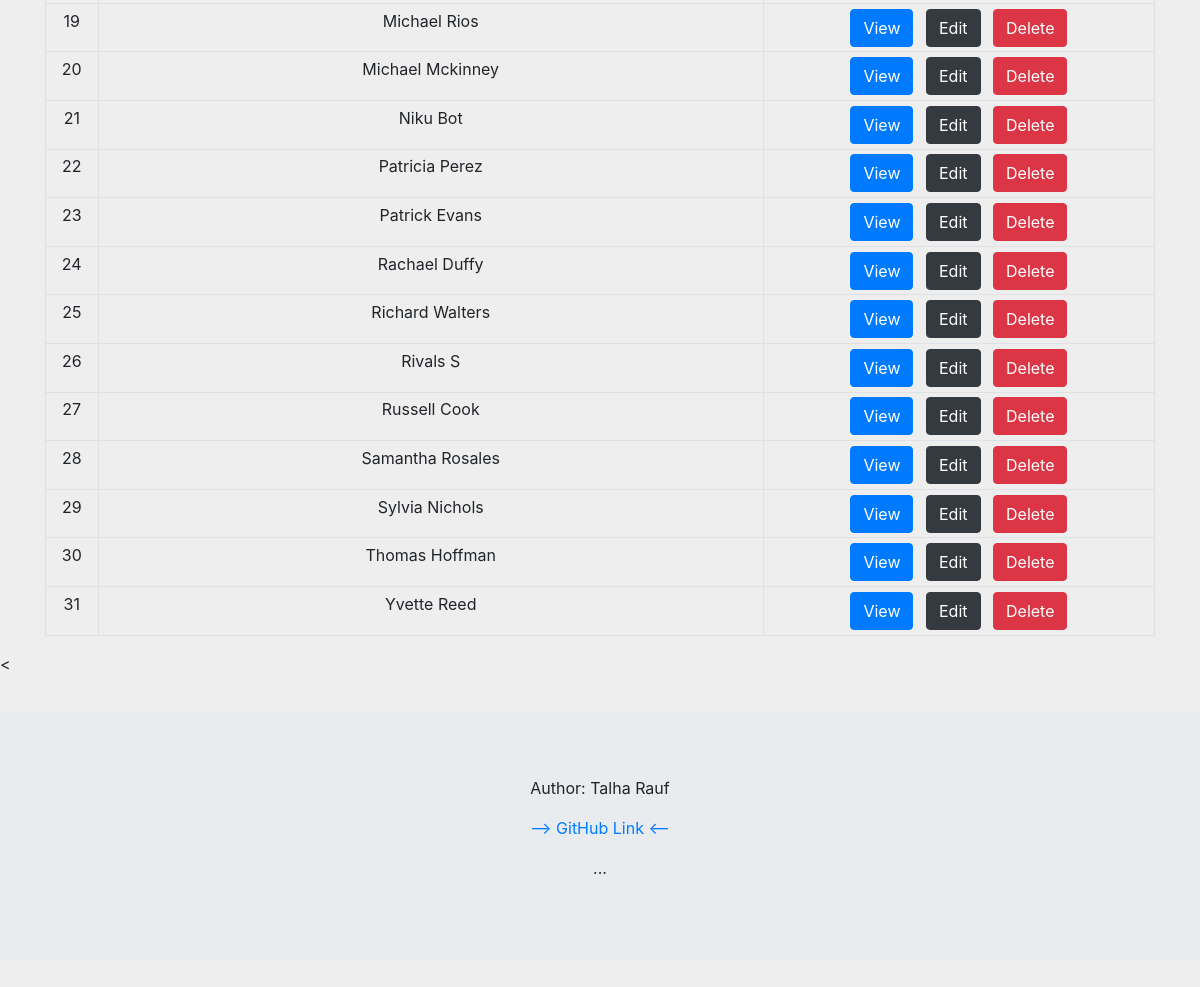
The app's page /users/ (lower part), older data.
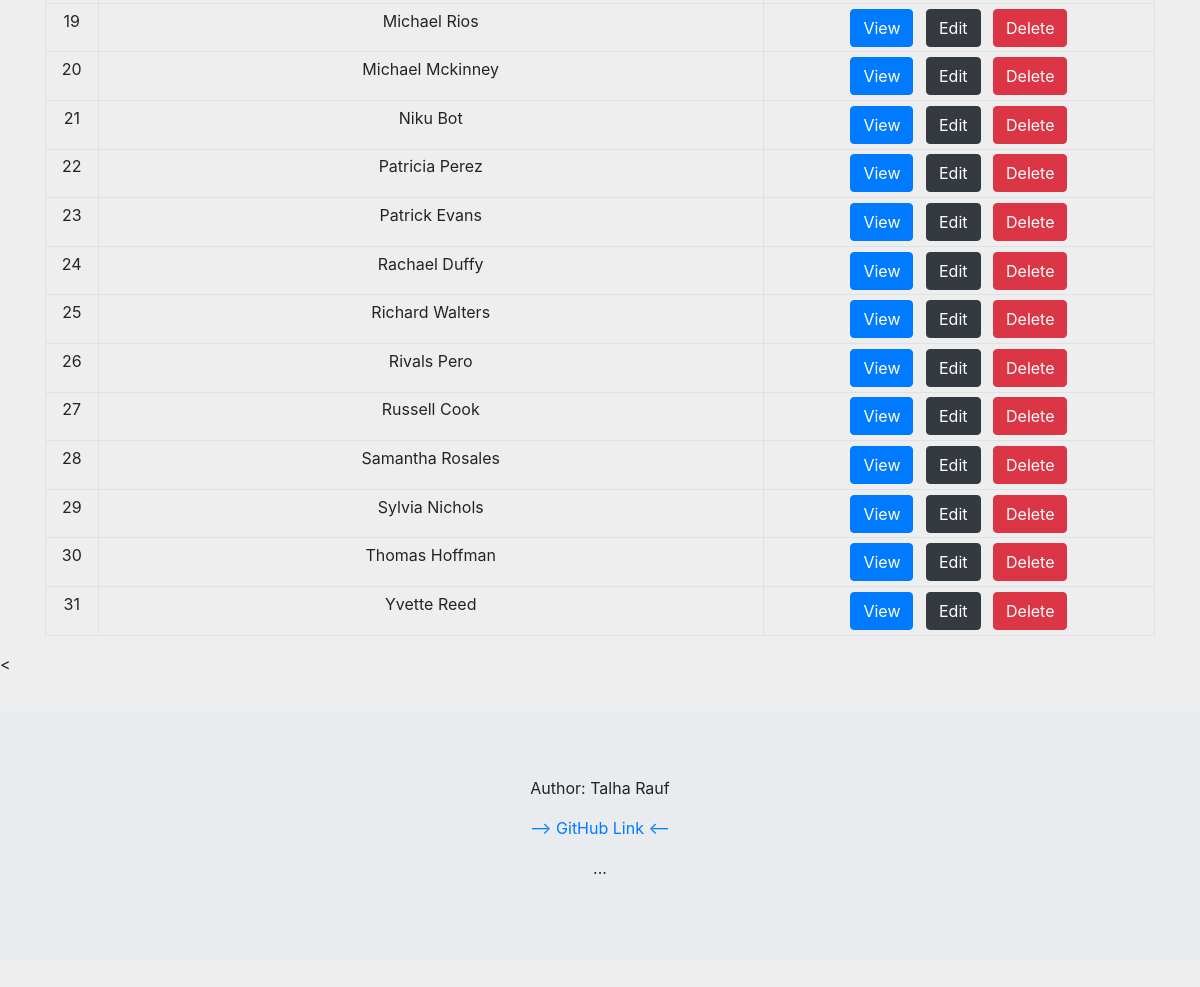
The same page, newer data.
### myApp/models.py (models this page shows, shortened)
class User(models.Model):
    first_name = models.CharField(max_length=128)
    second_name = models.CharField(max_length=128)
    email = models.EmailField(max_length=264, unique=True)
    company = models.CharField(max_length=264)

### myApp/views.py (the view)
# urls.py: path('users/', views.UsersInventoryView.as_view(), name='users-inventory'),
class UsersInventoryView(TemplateView):
    template_name = "users.html"
    def get_context_data(self, **kwargs):
        context = super().get_context_data(**kwargs)
        context['user_dict'] = models.User.objects.all().order_by('first_name')
        return context

### myApp/templates/users.html (shortened to what this page needs)
{% extends "base.html" %}
{% block content %}
  <div class="Container container-sm text-center">
    <div class="table-responsive-sm">
      {% if user_dict %}
      <table class="table table-sm table-bordered">
        <tbody>
        {% for eachUser in user_dict %}
          <tr>
            <td>{{ forloop.counter }}</td>
            <td>{{ eachUser.first_name }} {{ eachUser.second_name }}</td>
            <td>
              <a href="{% url 'myApp:user-detail' eachUser.pk %}"><button type="submit" id="viewBtn" class="btn btn-primary mr-2">View</button></a>
              <a href="{% url 'myApp:edit-user-detail' eachUser.pk %}"><button type="submit" id="editBtn" class="btn btn-primary btn-dark mr-2">Edit</button></a>
              <a href="{% url 'myApp:delete-user' eachUser.pk %}"><button type="submit" id="deleteBtn" class="btn btn-primary btn-danger">Delete</button></a>
            </td>
          </tr>
        {% endfor %}
        </tbody>
      </table>
      {% else %}
        <p>No User records found...</p>
      {% endif %}
    </div>
  </div>
<{% endblock %}

Row changes from the older to the newer data that the page shows:
changed User "Rivals": second_name "S" → "Pero"
